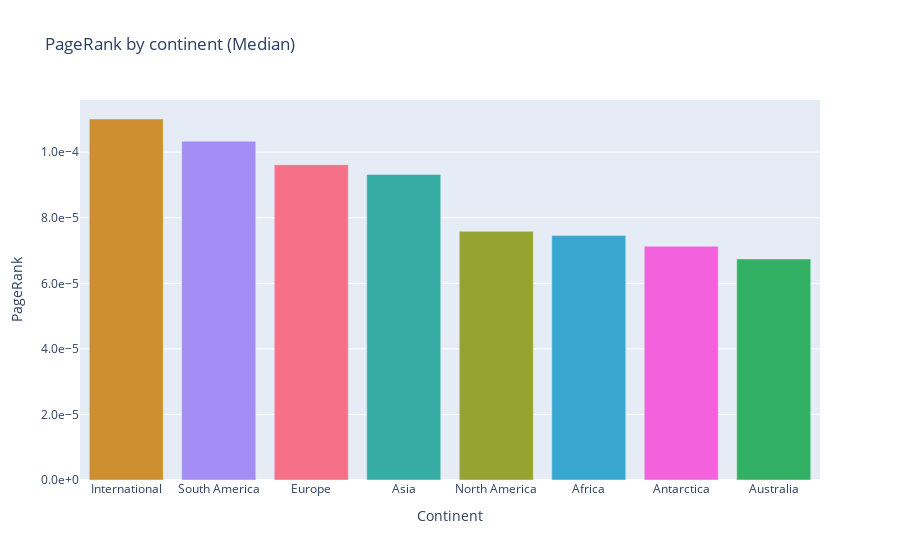

The notebook cell saved with this chart:
### Code cell
fig = px.bar(
    x=pagerank_continent_median.index,
    y=pagerank_continent_median,
    labels={"x": "Continent", "y": "PageRank"},
    title="PageRank by continent (Median)",
    color=[continents_colors_int[continent] for continent in pagerank_continent_median.index],
    color_discrete_map="identity"
)

fig.update_layout(showlegend=False)
fig.update_yaxes(tickformat=".1e")

file_path = os.path.join(plots_path, "pagerank_median_by_continent.html")
fig.write_html(file_path)

fig.show()

### Figure 1 — Plotly figure (JSON) as saved in the notebook; plotly's stock layout.template omitted (floating-point values rounded to 4 significant figures)
{"data": [{"alignmentgroup": "True", "hovertemplate": "Continent=%{x}<br>PageRank=%{y}<extra></extra>", "legendgroup": "", "marker": {"color": "#ce8f31", "pattern": {"shape": ""}}, "name": "", "offsetgroup": "", "orientation": "v", "showlegend": false, "textposition": "auto", "type": "bar", "x": ["International"], "xaxis": "x", "y": [0.0001101], "yaxis": "y"}, {"alignmentgroup": "True", "hovertemplate": "Continent=%{x}<br>PageRank=%{y}<extra></extra>", "legendgroup": "", "marker": {"color": "#a38cf4", "pattern": {"shape": ""}}, "name": "", "offsetgroup": "", "orientation": "v", "showlegend": false, "textposition": "auto", "type": "bar", "x": ["South America"], "xaxis": "x", "y": [0.0001034], "yaxis": "y"}, {"alignmentgroup": "True", "hovertemplate": "Continent=%{x}<br>PageRank=%{y}<extra></extra>", "legendgroup": "", "marker": {"color": "#f67088", "pattern": {"shape": ""}}, "name": "", "offsetgroup": "", "orientation": "v", "showlegend": false, "textposition": "auto", "type": "bar", "x": ["Europe"], "xaxis": "x", "y": [9.617e-05], "yaxis": "y"}, {"alignmentgroup": "True", "hovertemplate": "Continent=%{x}<br>PageRank=%{y}<extra></extra>", "legendgroup": "", "marker": {"color": "#35aca4", "pattern": {"shape": ""}}, "name": "", "offsetgroup": "", "orientation": "v", "showlegend": false, "textposition": "auto", "type": "bar", "x": ["Asia"], "xaxis": "x", "y": [9.323e-05], "yaxis": "y"}, {"alignmentgroup": "True", "hovertemplate": "Continent=%{x}<br>PageRank=%{y}<extra></extra>", "legendgroup": "", "marker": {"color": "#96a331", "pattern": {"shape": ""}}, "name": "", "offsetgroup": "", "orientation": "v", "showlegend": false, "textposition": "auto", "type": "bar", "x": ["North America"], "xaxis": "x", "y": [7.586e-05], "yaxis": "y"}, {"alignmentgroup": "True", "hovertemplate": "Continent=%{x}<br>PageRank=%{y}<extra></extra>", "legendgroup": "", "marker": {"color": "#38a7d0", "pattern": {"shape": ""}}, "name": "", "offsetgroup": "", "orientation": "v", "showlegend": false, "textposition": "auto", "type": "bar", "x": ["Africa"], "xaxis": "x", "y": [7.456e-05], "yaxis": "y"}, {"alignmentgroup": "True", "hovertemplate": "Continent=%{x}<br>PageRank=%{y}<extra></extra>", "legendgroup": "", "marker": {"color": "#f461dd", "pattern": {"shape": ""}}, "name": "", "offsetgroup": "", "orientation": "v", "showlegend": false, "textposition": "auto", "type": "bar", "x": ["Antarctica"], "xaxis": "x", "y": [7.131e-05], "yaxis": "y"}, {"alignmentgroup": "True", "hovertemplate": "Continent=%{x}<br>PageRank=%{y}<extra></extra>", "legendgroup": "", "marker": {"color": "#32b165", "pattern": {"shape": ""}}, "name": "", "offsetgroup": "", "orientation": "v", "showlegend": false, "textposition": "auto", "type": "bar", "x": ["Australia"], "xaxis": "x", "y": [6.743e-05], "yaxis": "y"}], "layout": {"barmode": "relative", "legend": {"tracegroupgap": 0}, "showlegend": false, "title": {"text": "PageRank by continent (Median)"}, "xaxis": {"anchor": "y", "domain": [0, 1], "title": {"text": "Continent"}}, "yaxis": {"anchor": "x", "domain": [0, 1], "tickformat": ".1e", "title": {"text": "PageRank"}}}}
